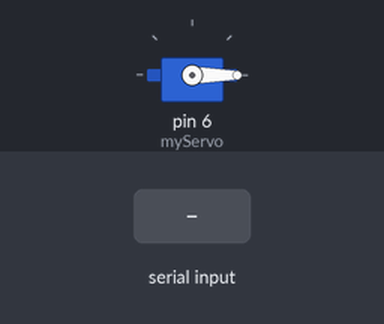
A sketch run on a simulated Arduino Uno, built with avr-gcc and run on an emulated ATmega328P. Parts: servo. Inputs (shaded band) come from the test bench.

Above: at 1.2 s.
1.3 s: byte 30 received over Serial
At 2.0 s:
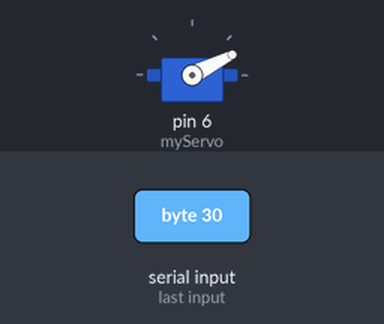
2.8 s: byte 90 received over Serial
At 3.2 s:
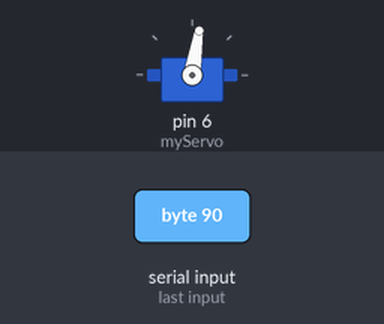
4.3 s: byte 120 received over Serial
At 5.5 s:
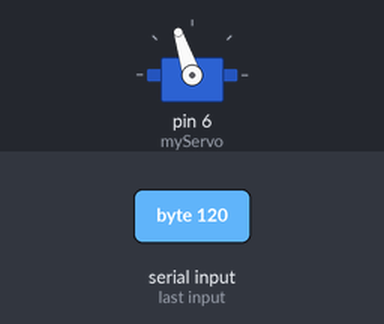
Timing chart, 0 to 7.3 s (numbered marks = the images above; inputs shaded):
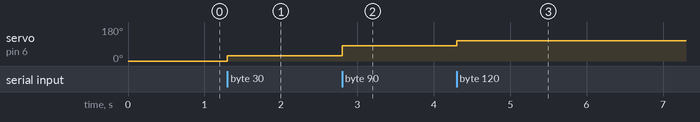

Measured:
- after the input at 1.3 s, servo on pin 6 (myServo): 0° → 27° at once
- after the input at 2.8 s, servo on pin 6 (myServo): 27° → 81° at once
- after the input at 4.3 s, servo on pin 6 (myServo): 81° → 108° at once

The sketch:

processsing_arduino_A.ino
```cpp
#include <Servo.h>
Servo myServo;


int mouseLoc;
int mouseRat;
int mouseFin;

void setup(){

pinMode(6,OUTPUT);
myServo.attach(6);
Serial.begin(9600);
}

void loop(){

if (Serial.available()) {
  mouseLoc = Serial.read();
  mouseRat = mouseLoc*180;
  mouseFin = mouseRat/200;


}
  myServo.write(mouseFin);

}
```
